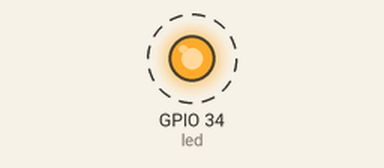
Simulated run of this sketch. Board: ESP32. Shown: output pins drawn as LEDs (lit = HIGH). Dashed ring = blinking.

Above: at 0.12 s.
Timing chart, 0 to 3.0 s (numbered marks = the images above):
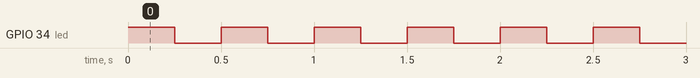

Measured:
- by itself, GPIO 34 (led): alternates HIGH for 0.25 s and LOW for 0.25 s

The sketch:

Ledc_ino__1_.ino
```cpp
int led = 34;

void setup() {
  pinMode(led, OUTPUT);
  Serial.begin(9600);
}

void loop() {
 digitalWrite(led, HIGH);
 delay(250);
 digitalWrite(led, LOW);
 delay(250);
}
```
